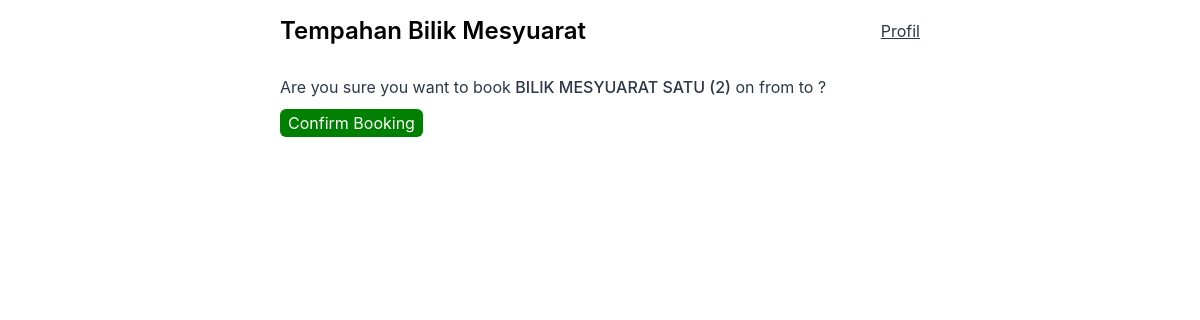
Before: /tempah/room/3 (signed in) with the older database file.
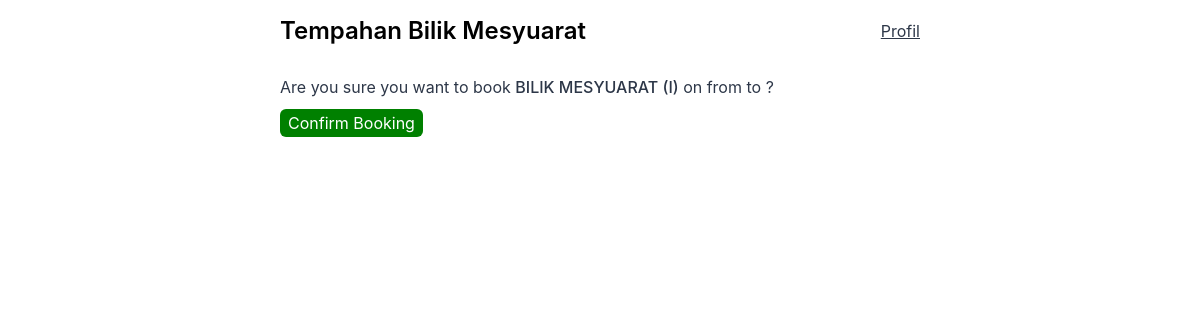
After: the same page with the newer database file.
### booking/models.py (models this page shows, shortened)
class Room(models.Model):
    name = models.CharField(max_length=30)
    advance_booking = models.IntegerField()
    booked = models.BooleanField(default=False)
    USERNAME_FIELD = "name"
    class Meta:
        ordering = ["name"]
        verbose_name = "Bilik"
        verbose_name_plural = "Bilik"

### booking/views.py (the view)
# urls.py: path("room/<str:pk>", views.room, name="room"),
@login_required(redirect_field_name="/signin")
def room(request, pk):
    room_object = Room.objects.get(id=pk)
    context = {"room": room_object}
    return render(request, "booking/room.html", context)

### booking/templates/booking/room.html (shortened to what this page needs)
  {% extends 'layout.html' %}
  {% block content %}
  <div>
    <p>
      Are you sure you want to book <span class="bold">{{room.name}}</span> on
       from
       to
       ?
    </p>
    <div class="btn-wrapper">
      <a class="btn btn-primary btn-md" href="{% url 'book-room' room.id %}"
        >Confirm Booking</a
      >
    </div>
  </div>
  {% endblock content %}

Changed rows visible on the page:
changed Room: name "BILIK MESYUARAT SATU (2)" → "BILIK MESYUARAT (I)"
